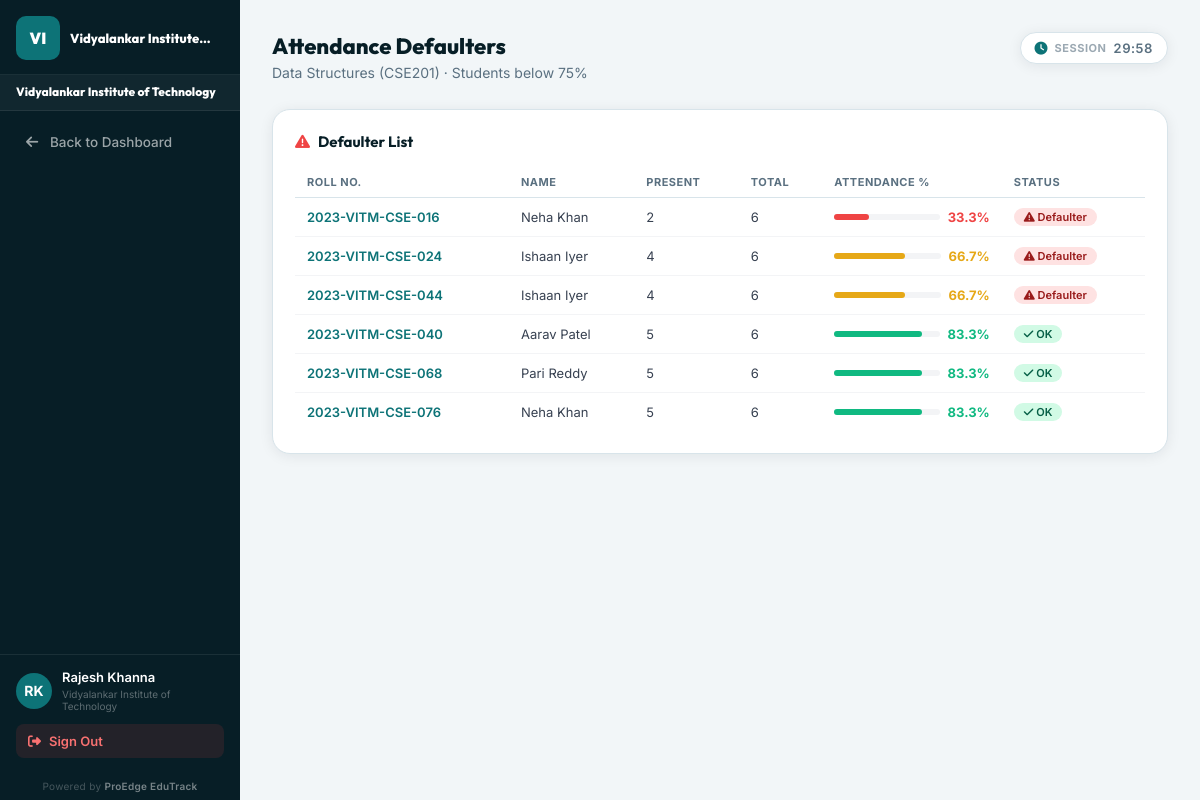
/dashboard/faculty/attendance/357/defaulters/ (signed in), run on an earlier commit of the app's database.
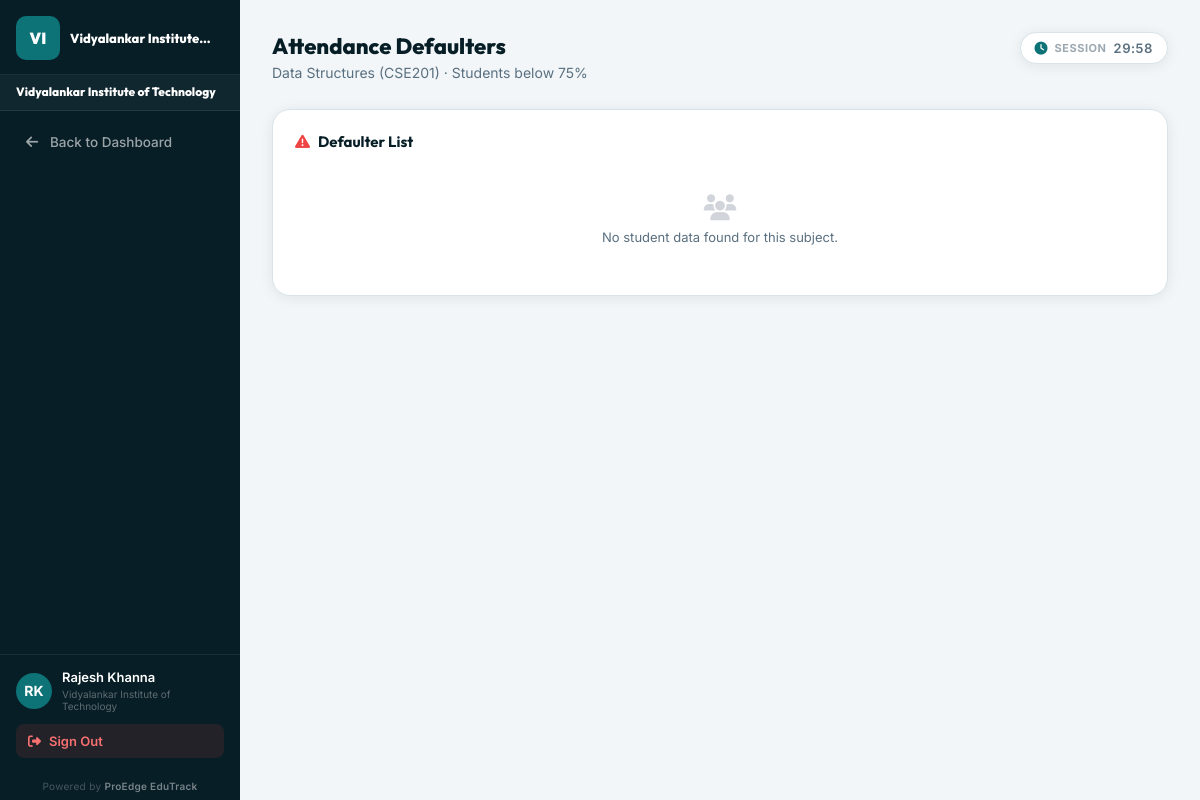
And on a later commit of the database.
### students/models.py (models this page shows, shortened)
class Student(models.Model):
    user = models.OneToOneField(User, on_delete=models.CASCADE)
    roll_number = models.CharField(max_length=50, unique=True)
    department = models.ForeignKey(Department, on_delete=models.CASCADE)
    admission_year = models.IntegerField()
    current_semester = models.IntegerField()
    section = models.CharField(max_length=10, blank=True, default='')
    STATUS_CHOICES = (
        ('ACTIVE', 'Active'),
        ('GRADUATED', 'Graduated'),
        ('DROPPED', 'Dropped'),
    )
    status = models.CharField(max_length=20, choices=STATUS_CHOICES, default='ACTIVE')
    created_at = models.DateTimeField(auto_now_add=True)
    is_deleted = models.BooleanField(default=False)

### students/views/_legacy.py (the view)
# urls.py: path('dashboard/faculty/attendance/<int:subject_id>/defaulters/', views.faculty_attendance_defaulters, name='faculty_attendance_defaulters'),
@login_required
def faculty_attendance_defaulters(request, subject_id):
    faculty = get_object_or_404(Faculty, user=request.user)
    subject = get_object_or_404(Subject, pk=subject_id)
    att_rule = _get_attendance_rule(subject.department.college, subject.department, subject.semester)
    threshold = att_rule.effective_min_subject
    students = Student.objects.filter(
        department=subject.department,
        current_semester=subject.semester,
        status='ACTIVE', is_deleted=False,
    ).select_related('user').order_by('roll_number')
    stats = Attendance.objects.filter(
        session__subject=subject, student__in=students
    ).values('student').annotate(
        total=Count('id'),
        present=Count('id', filter=Q(status='PRESENT')),
    )
    stats_map = {s['student']: s for s in stats}
    rows = []
    for student in students:
        s = stats_map.get(student.id, {'total': 0, 'present': 0})
        pct = round(s['present'] / s['total'] * 100, 1) if s['total'] else 0
        rows.append({
            'student': student, 'present': s['present'], 'total': s['total'],
            'pct': pct, 'is_defaulter': pct < threshold and s['total'] > 0,
            'threshold': threshold,
        })
    rows.sort(key=lambda r: r['pct'])
    return render(request, 'faculty/attendance_defaulters.html', {
        'subject': subject, 'rows': rows, 'threshold': threshold,
    })

### students/context_processors.py (called while the page is built)
def college_branding(request):
    if not request.user.is_authenticated or request.user.is_superuser:
        return {}
    try:
        role = UserRole.objects.select_related('college').get(user=request.user)
        college = role.college
    except UserRole.DoesNotExist:
        return {}
    if not college:
        return {'college': None, 'branding': None}
    branding, _ = CollegeBranding.objects.get_or_create(college=college)
    return {'college': college, 'branding': branding}

### students/models.py (called while the page is built)
    @property
    def effective_min_subject(self):
        return max(0.0, self.min_subject_pct - self.grace_pct)

### templates/faculty/attendance_defaulters.html (shortened to what this page needs)
{% extends 'dashboards/base_dashboard.html' %}
{% block page_title %}Attendance Defaulters{% endblock %}
{% block page_sub %}{{ subject.name }} ({{ subject.code }}) · Students below 75%{% endblock %}
{% block sidebar_links %}
<a href="{% url 'faculty_dashboard' %}" class="sb-link"><i class="fas fa-arrow-left"></i> Back to Dashboard</a>
{% endblock %}
{% block dashboard_content %}
<div class="d-card">
  <div class="d-card-title"><i class="fas fa-triangle-exclamation" style="color:var(--red)"></i> Defaulter List</div>
  {% if rows %}
  <div class="table-scroll">
    <table class="dtable">
      <thead>
        <tr><th>Roll No.</th><th>Name</th><th>Present</th><th>Total</th><th>Attendance %</th><th>Status</th></tr>
      </thead>
      <tbody>
        {% for row in rows %}
        <tr>
          <td style="font-weight:600;color:var(--teal)">{{ row.student.roll_number }}</td>
          <td>{{ row.student.user.get_full_name|default:row.student.user.username }}</td>
          <td>{{ row.present }}</td>
          <td>{{ row.total }}</td>
          <td>
            <div style="display:flex;align-items:center;gap:8px">
              <div style="flex:1;height:6px;background:#f3f4f6;border-radius:99px;min-width:60px">
                <div style="height:6px;border-radius:99px;width:{{ row.pct }}%;background:{% if row.pct >= 75 %}var(--green){% elif row.pct >= 60 %}var(--gold){% else %}var(--red){% endif %}"></div>
              </div>
              <span style="font-weight:700;color:{% if row.pct >= 75 %}var(--green){% elif row.pct >= 60 %}var(--gold){% else %}var(--red){% endif %}">{{ row.pct }}%</span>
            </div>
          </td>
          <td>
            {% if row.total == 0 %}
            <span class="dbadge" style="background:#f3f4f6;color:var(--muted)">No data</span>
            {% elif row.is_defaulter %}
            <span class="dbadge dbadge-red"><i class="fas fa-triangle-exclamation"></i> Defaulter</span>
            {% else %}
            <span class="dbadge dbadge-active"><i class="fas fa-check"></i> OK</span>
            {% endif %}
          </td>
        </tr>
        {% endfor %}
      </tbody>
    </table>
  </div>
  {% else %}
  <div class="empty"><i class="fas fa-users"></i>No student data found for this subject.</div>
  {% endif %}
</div>
{% endblock %}

What changed in the data, as far as the page shows it:
no longer on this page (row edited): Student: student.roll_number "2023-VITM-CSE-016", student.user.get_full_name "Neha Khan", present "2", total "6", pct "33.3", shows "Defaulter"
no longer on this page (row edited): Student: student.roll_number "2023-VITM-CSE-024", student.user.get_full_name "Ishaan Iyer", present "4", total "6", pct "66.7", shows "Defaulter"
no longer on this page (row edited): Student: student.roll_number "2023-VITM-CSE-044", student.user.get_full_name "Ishaan Iyer", present "4", total "6", pct "66.7", shows "Defaulter"
no longer on this page (row edited): Student: student.roll_number "2023-VITM-CSE-040", student.user.get_full_name "Aarav Patel", present "5", total "6", pct "83.3", shows "OK"
no longer on this page (row edited): Student: student.roll_number "2023-VITM-CSE-068", student.user.get_full_name "Pari Reddy", present "5", total "6", pct "83.3", shows "OK"
no longer on this page (row edited): Student: student.roll_number "2023-VITM-CSE-076", student.user.get_full_name "Neha Khan", present "5", total "6", pct "83.3", shows "OK"
Also different on the page:
text no longer shown: "ROLL NO. NAME PRESENT TOTAL ATTENDANCE % STATUS"
text now shown: "No student data found for this subject."
